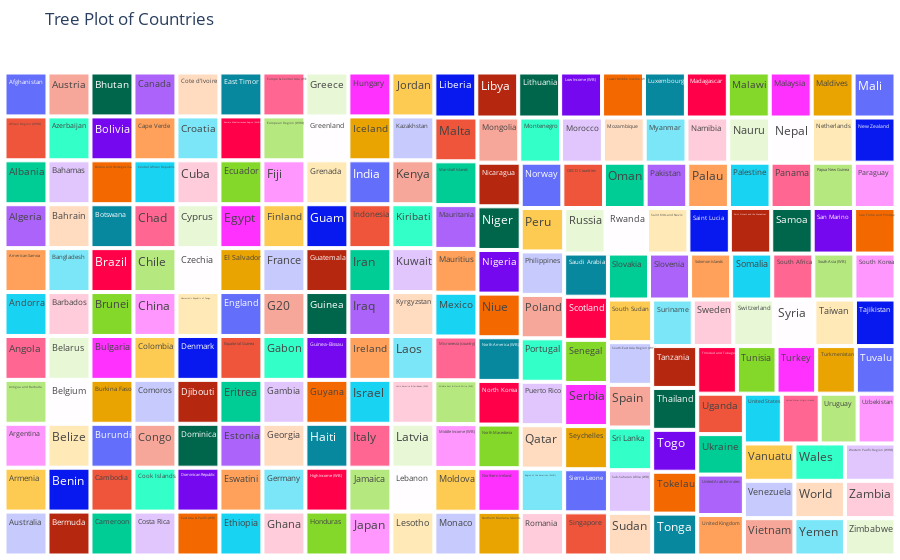

Notebook cell for this chart:
### Code cell
import plotly.graph_objects as go
import pandas as pd

# Assuming you have the list of countries in the 'countries' array

# Create a dummy DataFrame with country names
data = {'Country': countries}
df_countries = pd.DataFrame(data)

# Create a Treemap
fig = go.Figure(go.Treemap(
    labels=df_countries['Country'],
    parents=[''] * len(df_countries),  # All countries are at the root level
))

# Set the layout for better visibility
fig.update_layout(
    title='Tree Plot of Countries',
    margin=dict(t=50, l=0, r=0, b=0)
)

# Show the plot
fig.show()

### Figure 1 — Plotly figure (JSON) as saved in the notebook; plotly's stock layout.template omitted (floating-point values rounded to 4 significant figures; data arrays with more than 128 entries replaced by an {"elided": "..."} marker saying what was removed)
{"data": [{"labels": {"elided": "228 str values"}, "parents": {"elided": "228 str values"}, "type": "treemap"}], "layout": {"margin": {"b": 0, "l": 0, "r": 0, "t": 50}, "title": {"text": "Tree Plot of Countries"}}}
